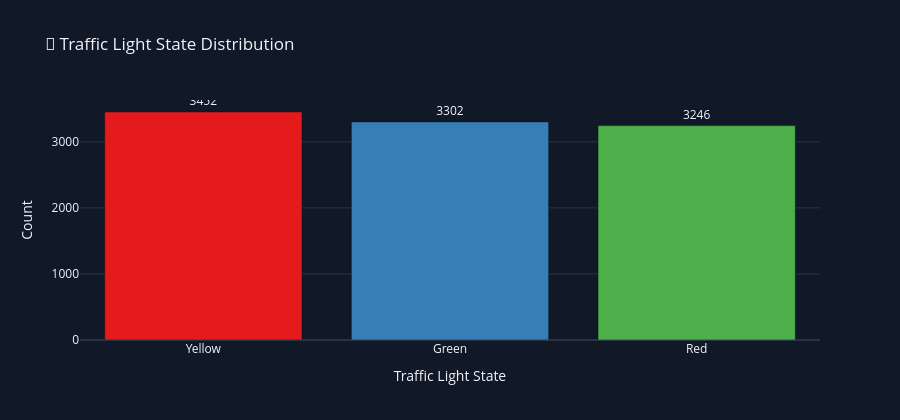

Notebook source saved alongside this figure:
### Code cell
light_data = (
    df["traffic_light_state"]
    .value_counts()
    .reset_index()
)

light_data.columns = ["Traffic Light State", "Count"]

fig = px.bar(
    light_data,
    x="Traffic Light State",
    y="Count",
    color="Traffic Light State",
    text="Count",
    title="🚥 Traffic Light State Distribution",
    template="plotly_dark",
    color_discrete_sequence=px.colors.qualitative.Set1
)

fig.update_traces(textposition="outside")

fig.update_layout(
    height=420,
    paper_bgcolor=CARD_BG,
    plot_bgcolor=CARD_BG,
    showlegend=False
)

fig.show()

### Figure 1 — Plotly figure (JSON) as saved in the notebook; plotly's stock layout.template omitted (floating-point values rounded to 4 significant figures)
{"data": [{"hovertemplate": "Traffic Light State=%{x}<br>Count=%{text}<extra></extra>", "legendgroup": "Yellow", "marker": {"color": "rgb(228,26,28)", "pattern": {"shape": ""}}, "name": "Yellow", "orientation": "v", "showlegend": true, "text": [3452.0], "textposition": "outside", "type": "bar", "x": ["Yellow"], "xaxis": "x", "y": [3452], "yaxis": "y"}, {"hovertemplate": "Traffic Light State=%{x}<br>Count=%{text}<extra></extra>", "legendgroup": "Green", "marker": {"color": "rgb(55,126,184)", "pattern": {"shape": ""}}, "name": "Green", "orientation": "v", "showlegend": true, "text": [3302.0], "textposition": "outside", "type": "bar", "x": ["Green"], "xaxis": "x", "y": [3302], "yaxis": "y"}, {"hovertemplate": "Traffic Light State=%{x}<br>Count=%{text}<extra></extra>", "legendgroup": "Red", "marker": {"color": "rgb(77,175,74)", "pattern": {"shape": ""}}, "name": "Red", "orientation": "v", "showlegend": true, "text": [3246.0], "textposition": "outside", "type": "bar", "x": ["Red"], "xaxis": "x", "y": [3246], "yaxis": "y"}], "layout": {"barmode": "relative", "height": 420, "legend": {"title": {"text": "Traffic Light State"}, "tracegroupgap": 0}, "paper_bgcolor": "#111827", "plot_bgcolor": "#111827", "showlegend": false, "title": {"text": "🚥 Traffic Light State Distribution"}, "xaxis": {"anchor": "y", "categoryarray": ["Yellow", "Green", "Red"], "categoryorder": "array", "domain": [0, 1], "title": {"text": "Traffic Light State"}}, "yaxis": {"anchor": "x", "domain": [0, 1], "title": {"text": "Count"}}}}
